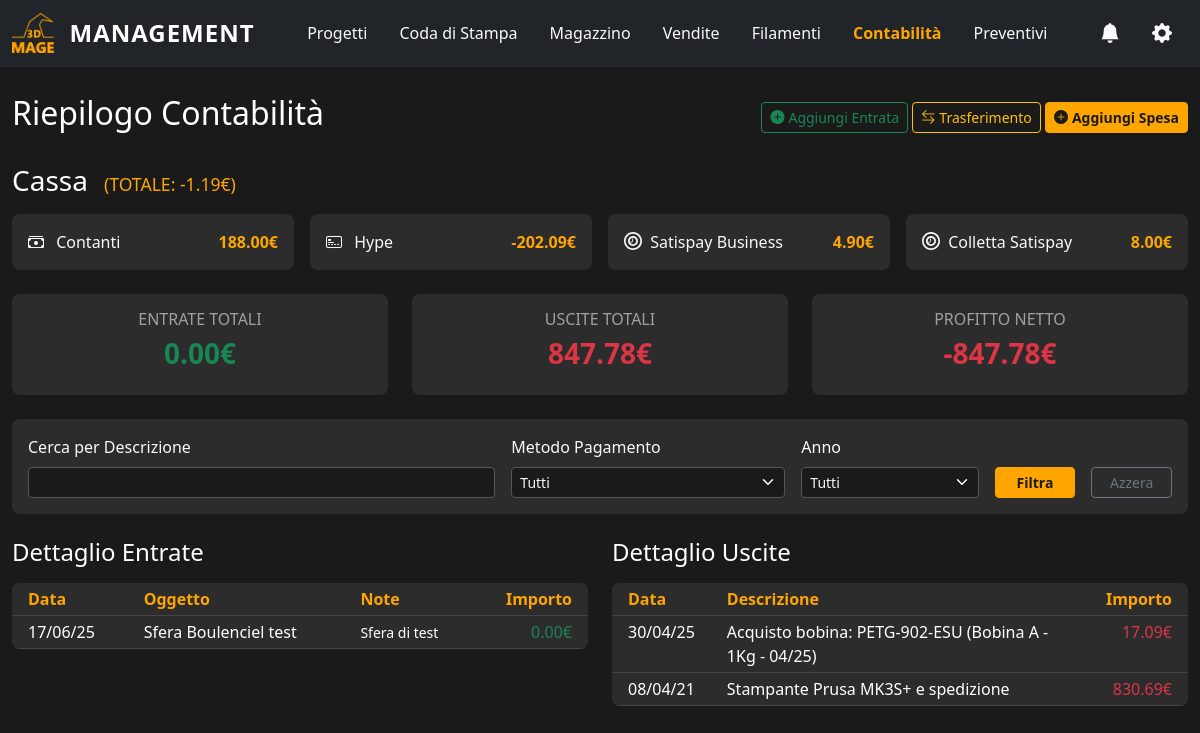
The app's page /accounting/ with its own data.
### app_3dmage_management/models.py (models this page shows, shortened)
class PaymentMethod(models.Model):
    name = models.CharField(max_length=100, unique=True, verbose_name="Nome Metodo")
    balance = models.DecimalField(max_digits=10, decimal_places=2, default=0.00, verbose_name="Saldo Attuale")
    def __str__(self):
        return self.name
    class Meta:
        verbose_name = "Metodo di Pagamento"
        verbose_name_plural = "Metodi di Pagamento"

class StockItem(models.Model):
    class Status(models.TextChoices):
        POST_PROD = 'POST_PROD', 'Post-Produzione'
        IN_STOCK = 'IN_STOCK', 'A Magazzino'
        CONSIGNMENT = 'CONSIGNMENT', 'Conto Vendita'
        SOLD = 'SOLD', 'Venduto'
    project = models.ForeignKey(Project, on_delete=models.SET_NULL, null=True, blank=True, verbose_name="Progetto Originale")
    custom_id = models.CharField(max_length=10, null=True, blank=True, verbose_name="ID Personalizzato")
    name = models.CharField(max_length=200, verbose_name="Nome Oggetto")
    quantity = models.PositiveIntegerField(default=1, verbose_name="Quantità")
    status = models.CharField(max_length=20, choices=Status.choices, default=Status.POST_PROD, verbose_name="Stato")
    created_at = models.DateTimeField(auto_now_add=True, verbose_name="Aggiunto il")
    material_cost = models.DecimalField(max_digits=10, decimal_places=2, default=0.00, verbose_name="Costo Materiali")
    suggested_price = models.DecimalField(max_digits=10, decimal_places=2, default=0.00, verbose_name="Prezzo di Vendita Previsto")
    sold_at = models.DateField(null=True, blank=True, verbose_name="Data Vendita")
    sale_price = models.DecimalField(max_digits=10, decimal_places=2, null=True, blank=True, verbose_name="Prezzo di Vendita")
    payment_method = models.ForeignKey(PaymentMethod, on_delete=models.SET_NULL, null=True, blank=True, verbose_name="Metodo di Pagamento")
    sold_to = models.CharField(max_length=100, blank=True, verbose_name="Venduto a (o rimborsato da)")
    notes = models.TextField(blank=True, verbose_name="Note sulla vendita")
    class Meta:
        verbose_name = "Oggetto a Magazzino"
        verbose_name_plural = "Oggetti a Magazzino"
        ordering = ['-created_at']

class Expense(models.Model):
    description = models.CharField(max_length=255, verbose_name="Descrizione")
    amount = models.DecimalField(max_digits=10, decimal_places=2, verbose_name="Importo (€)")
    category = models.ForeignKey(ExpenseCategory, on_delete=models.SET_NULL, null=True, blank=True, verbose_name="Categoria")
    expense_date = models.DateField(default=timezone.now, verbose_name="Data Spesa")
    payment_method = models.ForeignKey('PaymentMethod', on_delete=models.SET_NULL, null=True, blank=True, verbose_name="Pagato con")
    notes = models.TextField(blank=True, verbose_name="Note")
    class Meta:
        verbose_name = "Spesa"
        verbose_name_plural = "Spese"
        ordering = ['-expense_date']

### app_3dmage_management/views.py (the view)
# urls.py: path('accounting/', views.accounting_dashboard, name='accounting_dashboard'),
def accounting_dashboard(request):
    search_query = request.GET.get('q', '')
    year_filter = request.GET.get('year', '')
    payment_method_filter = request.GET.get('payment_method', '')
    income_items = StockItem.objects.filter(status='SOLD', payment_method__isnull=False).select_related('payment_method').order_by('-sold_at', '-id')
    expenses = Expense.objects.select_related('category', 'payment_method').order_by('-expense_date', '-id')
    if search_query:
        income_items = income_items.filter(name__icontains=search_query)
        expenses = expenses.filter(description__icontains=search_query)
    if year_filter:
        income_items = income_items.filter(sold_at__year=year_filter)
        expenses = expenses.filter(expense_date__year=year_filter)
    if payment_method_filter:
        income_items = income_items.filter(payment_method_id=payment_method_filter)
        expenses = expenses.filter(payment_method_id=payment_method_filter)
    total_income = income_items.annotate(total_price=F('quantity') * F('sale_price')).aggregate(total=Sum('total_price'))['total'] or Decimal('0.00')
    total_expenses = expenses.aggregate(total=Sum('amount'))['total'] or Decimal('0.00')
    profit = total_income - total_expenses
    total_cash = PaymentMethod.objects.aggregate(total=Sum('balance'))['total'] or Decimal('0.00')
    income_years = StockItem.objects.filter(sold_at__isnull=False, payment_method__isnull=False).dates('sold_at', 'year', order='DESC')
    expense_years = Expense.objects.dates('expense_date', 'year', order='DESC')
    available_years = sorted(list(set([d.year for d in income_years] + [d.year for d in expense_years])), reverse=True)
    context = {
        'income_items': income_items, 'total_income': total_income, 'expenses': expenses,
        'total_expenses': total_expenses, 'payment_methods': PaymentMethod.objects.all(),
        'all_payment_methods': PaymentMethod.objects.all(), 'profit': profit,
        'total_cash': total_cash, 'expense_form': ExpenseForm(),
        'manual_income_form': ManualIncomeForm(),
        'transfer_form': TransferForm(), 'correct_balance_form': CorrectBalanceForm(),
        'available_years': available_years, 'search_query': search_query,
        'year_filter': year_filter, 'payment_method_filter': payment_method_filter,
        'page_title': 'Contabilità'
    }
    return render(request, 'app_3dmage_management/accounting.html', context)

### app_3dmage_management/forms.py
class ExpenseForm(forms.ModelForm):
    expense_date = forms.DateField(
        widget=forms.DateInput(attrs={'type': 'date', 'class': 'form-control'}),
        label="Data Spesa",
        initial=datetime.date.today
    )
    class Meta:
        model = Expense
        fields = ['description', 'amount', 'category', 'expense_date', 'payment_method', 'notes']
        widgets = {
            'description': forms.TextInput(attrs={'class': 'form-control'}),
            'amount': forms.NumberInput(attrs={'class': 'form-control', 'step': '0.01'}),
            'category': forms.Select(attrs={'class': 'form-select'}),
            'payment_method': forms.Select(attrs={'class': 'form-select'}),
            'notes': forms.Textarea(attrs={'class': 'form-control', 'rows': 2}),
        }

class ManualIncomeForm(forms.ModelForm):
    sold_at = forms.DateField(
        widget=forms.DateInput(attrs={'type': 'date', 'class': 'form-control'}),
        label="Data Entrata",
        initial=datetime.date.today
    )
    class Meta:
        model = StockItem
        fields = ['name', 'sale_price', 'payment_method', 'sold_at', 'notes']
        widgets = {
            'name': forms.TextInput(attrs={'class': 'form-control'}),
            'sale_price': forms.NumberInput(attrs={'class': 'form-control', 'step': '0.01'}),
            'payment_method': forms.Select(attrs={'class': 'form-select'}),
            'notes': forms.Textarea(attrs={'class': 'form-control', 'rows': 2}),
        }
        labels = {
            'name': 'Descrizione Entrata',
            'sale_price': 'Importo (€)',
            'payment_method': 'Accreditato su',
            'notes': 'Note'
        }

### app_3dmage_management/models.py (called while the page is built)
    def __str__(self):
        return self.name

### app_3dmage_management/templates/app_3dmage_management/accounting.html (shortened to what this page needs)
{% extends "app_3dmage_management/base.html" %}
{% load static %}
{% block content %}
<div class="d-flex justify-content-between align-items-center mb-4">
    <h2 class="text-white">Riepilogo Contabilità</h2>
    <div>
        <button class="btn btn-sm btn-outline-success" data-bs-toggle="modal" data-bs-target="#addIncomeModal"><i class="bi bi-plus-circle-fill me-1"></i>Aggiungi Entrata</button>
        <button class="btn btn-sm btn-outline-warning" data-bs-toggle="modal" data-bs-target="#transferModal"><i class="bi bi-arrow-left-right me-1"></i>Trasferimento</button>
        <button class="btn btn-sm btn-primary-custom" data-bs-toggle="modal" data-bs-target="#addExpenseModal"><i class="bi bi-plus-circle-fill me-1"></i>Aggiungi Spesa</button>
    </div>
</div>
<div class="d-flex align-items-baseline mt-2 mb-3">
    <h3 class="text-white mb-0">Cassa</h3>
    <span class="cassa-total ms-3">(TOTALE: {{ total_cash|floatformat:2 }}€)</span>
</div>
<div class="row g-3 mb-4">
    {% for method in payment_methods %}
    <div class="col-md-3">
        <div class="card bg-dark-card p-3 payment-method-card" style="cursor: pointer;" data-bs-toggle="modal" data-bs-target="#correctBalanceModal" data-method-id="{{ method.id }}" data-method-name="{{ method.name }}" data-method-balance="{{ method.balance|floatformat:2 }}">
            <div class="d-flex justify-content-between">
                <span>
                    {% if "ontanti" in method.name|lower %} <i class="bi bi-cash-stack me-2"></i>
                    {% elif "atispay" in method.name|lower %} <svg role="img" viewBox="0 0 24 24" xmlns="http://www.w3.org/2000/svg" width="18" height="18" fill="currentColor" class="me-1" style="vertical-align: -0.1em;"><title>Satispay</title><path d="M12.003 24C5.37 24 0 18.625 0 11.998 0 5.375 5.37 0 12.003 0c6.628 0 12.001 5.375 12.001 11.998-.001 6.627-5.373 12.002-12.001 12.002zm-.004-2.25c5.378 0 9.752-4.375 9.752-9.748S17.377 2.25 12 2.25c-5.377 0-9.75 4.375-9.75 9.75s4.373 9.75 9.75 9.75zM12 18.625c3.65 0 6.625-2.972 6.625-6.625S15.65 5.375 12 5.375c-3.655 0-6.628 2.972-6.628 6.625s2.973 6.625 6.628 6.625zm0-2.25c-2.414 0-4.375-1.96-4.375-4.375s1.961-4.375 4.375-4.375c2.41 0 4.375 1.96 4.375 4.375s-1.965 4.375-4.375 4.375zm0-2.755V8.5h-1.072v3.37c0 .92-.93 1.25-1.753 1.25H8.5v1.072h.747c1.378 0 2.753-1.03 2.753-2.685z"/></svg>
                    {% else %} <i class="bi bi-credit-card-2-front me-2"></i>
                    {% endif %}
                    {{ method.name }}
                </span>
                <strong class="text-primary-custom">{{ method.balance|floatformat:2 }}€</strong>
            </div>
        </div>
    </div>
    {% endfor %}
</div>
<div class="row g-4 mb-4">
    <div class="col-md-4"><div class="card bg-dark-card p-3 text-center"><h6 class="text-muted">ENTRATE TOTALI</h6><h3 class="text-success fw-bold">{{ total_income|floatformat:2 }}€</h3></div></div>
    <div class="col-md-4"><div class="card bg-dark-card p-3 text-center"><h6 class="text-muted">USCITE TOTALI</h6><h3 class="text-danger fw-bold">{{ total_expenses|floatformat:2 }}€</h3></div></div>
    <div class="col-md-4"><div class="card bg-dark-card p-3 text-center"><h6 class="text-muted">PROFITTO NETTO</h6><h3 class="{% if profit >= 0 %}text-success{% else %}text-danger{% endif %} fw-bold">{{ profit|floatformat:2 }}€</h3></div></div>
</div>
<div class="card bg-dark-card mb-4">
    <div class="card-body">
        <form method="get" action="{% url 'accounting_dashboard' %}" class="row g-3 align-items-end">
            <div class="col-md-5">
                <label for="q" class="form-label">Cerca per Descrizione</label>
                <input type="text" class="form-control form-control-sm" name="q" id="q" value="{{ search_query|default:'' }}">
            </div>
            <div class="col-md-3">
                <label for="payment_method" class="form-label">Metodo Pagamento</label>
                <select class="form-select form-select-sm" name="payment_method" id="payment_method">
                    <option value="">Tutti</option>
                </select>
            </div>
            <div class="col-md-2">
                <label for="year" class="form-label">Anno</label>
                <select class="form-select form-select-sm" name="year" id="year">
                    <option value="">Tutti</option>
                </select>
            </div>
            <div class="col-md-1 d-grid">
                <button type="submit" class="btn btn-sm btn-primary-custom">Filtra</button>
            </div>
            <div class="col-md-1 d-grid">
                <a href="{% url 'accounting_dashboard' %}" class="btn btn-sm btn-outline-secondary">Azzera</a>
            </div>
        </form>
    </div>
</div>
<div class="row g-4">
    <div class="col-lg-6">
        <h4 class="text-white mb-3">Dettaglio Entrate</h4>
        <div class="card bg-dark-card rounded-3 overflow-hidden">
            <div class="table-responsive">
                <table class="table table-dark table-sm table-hover mb-0">
                    <thead>
                        <tr>
                            <th class="px-3">Data</th>
                            <th class="px-3">Oggetto</th>
                            <th class="px-3">Note</th>
                            <th class="text-end px-3">Importo</th>
                        </tr>
                    </thead>
                    <tbody id="income-table">
                        {% for item in income_items %}
                        <tr class="clickable-row" data-action="reverse" data-id="{{ item.id }}" data-name="{{ item.name }}" title="Clicca per annullare la vendita">
                            <td class="px-3">{{ item.sold_at|date:"d/m/y" }}</td>
                            <td class="px-3">{{ item.name }}</td>
                            <td class="px-3"><small>{{ item.notes|truncatechars:30|default:"-" }}</small></td>
                            <td class="text-end text-success px-3">{{ item.sale_price|floatformat:2 }}€</td>
                        </tr>
                        {% empty %}
                        <tr><td colspan="4" class="text-center text-muted py-4">Nessuna entrata registrata per i filtri selezionati.</td></tr>
                        {% endfor %}
                    </tbody>
                </table>
            </div>
        </div>
    </div>
    <div class="col-lg-6">
        <h4 class="text-white mb-3">Dettaglio Uscite</h4>
        <div class="card bg-dark-card rounded-3 overflow-hidden">
            <div class="table-responsive">
                <table class="table table-dark table-sm table-hover mb-0">
                    <thead><tr><th class="px-3">Data</th><th class="px-3">Descrizione</th><th class="text-end px-3">Importo</th></tr></thead>
                    <tbody id="expenses-table">
                        {% for expense in expenses %}
                        <tr class="clickable-row" data-action="edit-expense" data-id="{{ expense.id }}" title="Clicca per modificare/eliminare la spesa">
                            <td class="px-3">{{ expense.expense_date|date:"d/m/y" }}</td><td class="px-3">{{ expense.description }}</td><td class="text-end text-danger px-3">{{ expense.amount|floatformat:2 }}€</td>
                        </tr>
                        {% empty %}<tr><td colspan="3" class="text-center text-muted py-4">Nessuna uscita registrata per i filtri selezionati.</td></tr>{% endfor %}
                    </tbody>
                </table>
            </div>
        </div>
    </div>
</div>
{% endblock %}

### app_3dmage_management/static/app_3dmage_management/css/style.css (style rules this page uses)
:root { --primary-color: #ffa500; --dark-bg: #1a1a1a; --dark-card: #2c2c2c; --dark-nav: #212529; --text-light: #f8f9fa; --text-muted: #6c757d; }
body { padding-top: 70px; background-color: var(--dark-bg); color: var(--text-light); overflow-x: hidden; }
.btn-primary-custom { background-color: var(--primary-color); border-color: var(--primary-color); color: var(--dark-bg); font-weight: bold; }
.card.bg-dark-card { background-color: var(--dark-card) !important; border: none; border-radius: 0.5rem; }
.card.bg-dark-card .text-muted { color: #a0a0a0 !important; }
.table { --bs-table-bg: var(--dark-card); --bs-table-hover-bg: #3a3a3a; border-color: #444; }
.card .table thead th { color: var(--primary-color); font-weight: 600; }
.form-select { background-repeat: no-repeat; background-position: right 0.5rem center; background-size: 16px 12px; }
.cassa-total { font-size: 1.1rem; font-weight: 500; color: var(--primary-color) !important; }
.card.bg-dark-card .d-flex span { color: var(--text-light) !important; }
.bg-dark-card .form-control, .bg-dark-card .form-select { background-color: var(--dark-bg); color: var(--text-light); border-color: #555; }
.bg-dark-card label, .bg-dark-card h6, .bg-dark-card h5 { color: #f8f9fa; }
.bg-dark-card .form-control::placeholder { color: #a0a0a0; opacity: 1; }
.text-primary-custom { color: var(--primary-color) !important; }

### records on screen
PaymentMethod: name "Contanti", balance "188.00"
PaymentMethod: name "Hype", balance "-202.09"
PaymentMethod: name "Satispay Business", balance "4.90"
PaymentMethod: name "Colletta Satispay", balance "8.00"
StockItem: sold_at "17/06/25", name "Sfera Boulenciel test", notes "Sfera di test", sale_price "0.00"
Expense: expense_date "30/04/25", description "Acquisto bobina: PETG-902-ESU (Bobina A - 1Kg - 04/25)", amount "17.09"
Expense: expense_date "08/04/21", description "Stampante Prusa MK3S+ e spedizione", amount "830.69"

### other values on screen
{{ total_cash|floatformat:2 }} "-1.19"
{{ total_income|floatformat:2 }} "0.00"
{{ total_expenses|floatformat:2 }} "847.78"
{{ profit|floatformat:2 }} "-847.78"
